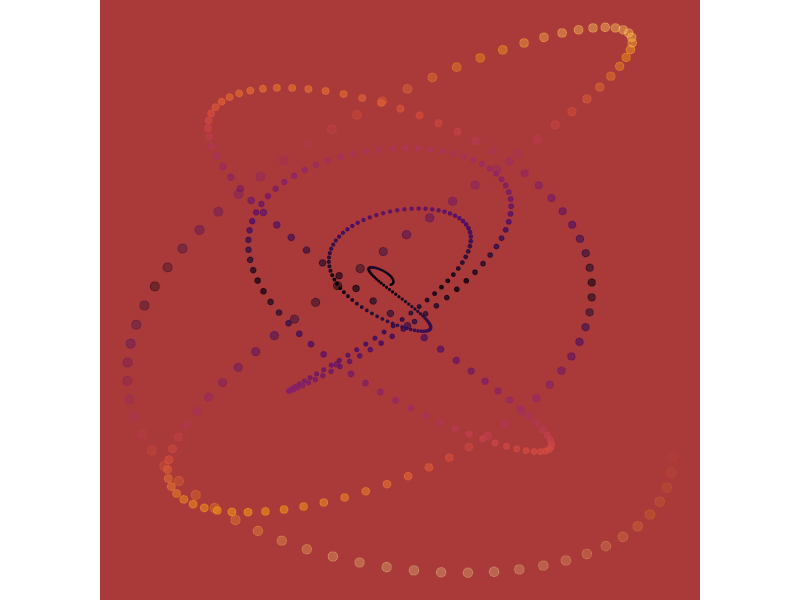
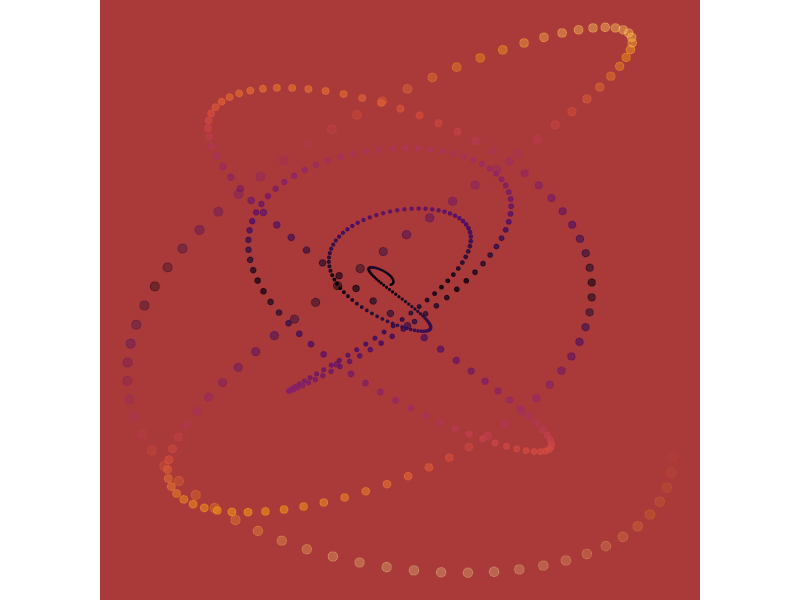

These charts were generated, in order, by the following R code:
# No loops
# libraries ----
library(data.table)
library(ggplot2)

# create data ----
tVec <- c(1:440)
plotData <- data.table(
    t = tVec, 
    x = tVec * cos(.1 * tVec) / 1e3, 
    y = tVec * sin(.07 * tVec), 
    alpha = sqrt((max(tVec) - tVec + 1) / max(tVec)),
    size = tVec ^ 2
)

plotData[, color := sqrt(x^2+y^2)]

# plot it and save it ----
ggplot(
    data = plotData, 
    mapping = aes(
        x = x, 
        y = y, 
        col = color, fill = color,
        alpha = alpha,
        size = size
    )
) + 
    geom_point(shape = 21) +
    scale_color_viridis_c(option = "B") +
    scale_fill_viridis_c(option = "B") +
    scale_size_continuous(range = c(.1, 3)) +
    theme_void() +
    theme(
        panel.background = element_rect(fill = "#AA3939", color = "#AA3939"),
        legend.position = "none",
        aspect.ratio = 1, 
        plot.margin = unit(rep(0, 4), "pt")
    )
ggsave(filename = "results/20_no_loops.png", height = 3, width = 3, dpi = 1440)
